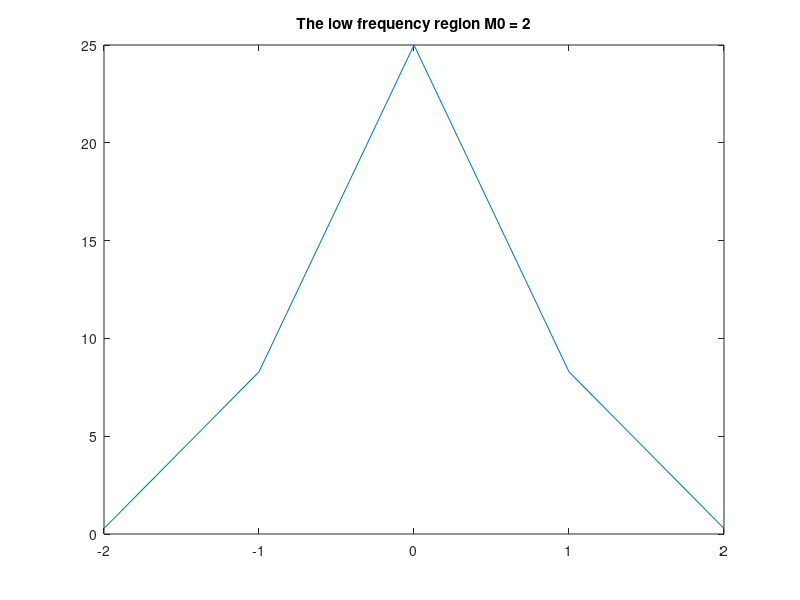
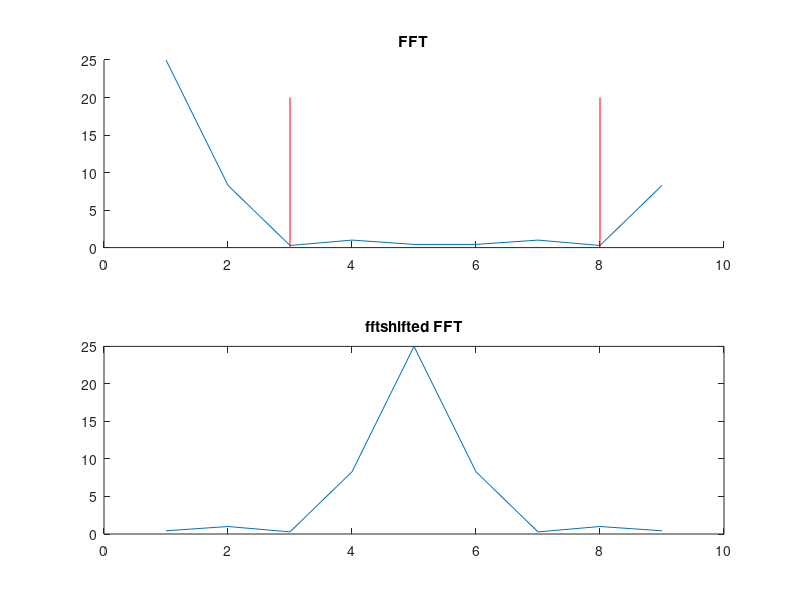

These charts were generated, in order, by the following MATLAB code:
%Create a signal
s = [1 2 3 4 5 4 3 2 1];

% Implement with the direct DFT as written in the article
% NB, only for the "low frequency" region -M0:M0
M = length(s);
idx = 1;
M0 = 2;
p = zeros(1,length(-M0:M0));
for a = -M0:M0
    for m = 1:M
       p(idx) =  p(idx) + exp(-j*pi*(a))*s(m)*exp(-j*2*pi*(m-1)*(a)/M);
    end
    idx = idx + 1
end

figure(1);clf
plot(-M0:M0,abs(p));
title(['The low frequency region M0 = ',num2str(M0)]);


%Plot the FFT and the shifted FFT
figure(2);clf
subplot(211);hold all;
plot(abs(fft(s)));
plot([M0+1 M0+1],[0 20],'r');
plot([length(s)+1-M0 length(s)+1-M0],[0 20],'r');
title('FFT');
subplot(212)
plot(abs(fftshift(fft(s))))
title('fftshifted FFT');